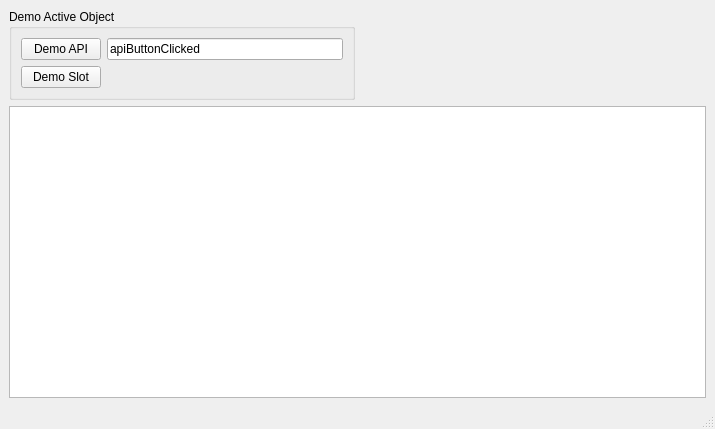
<?xml version="1.0" encoding="UTF-8"?>
<ui version="4.0">
 <class>MainWindow</class>
 <widget class="QMainWindow" name="MainWindow">
  <property name="geometry">
   <rect>
    <x>0</x>
    <y>0</y>
    <width>715</width>
    <height>429</height>
   </rect>
  </property>
  <property name="windowTitle">
   <string>MainWindow</string>
  </property>
  <widget class="QWidget" name="centralwidget">
   <layout class="QGridLayout" name="gridLayout">
    <item row="0" column="0">
     <widget class="QGroupBox" name="groupBox">
      <property name="title">
       <string>Demo Active Object</string>
      </property>
      <layout class="QGridLayout" name="gridLayout_2">
       <item row="0" column="0">
        <widget class="QPushButton" name="apiButton">
         <property name="text">
          <string>Demo API</string>
         </property>
        </widget>
       </item>
       <item row="1" column="0">
        <widget class="QPushButton" name="slotButton">
         <property name="text">
          <string>Demo Slot</string>
         </property>
        </widget>
       </item>
       <item row="0" column="1">
        <widget class="QLineEdit" name="lineEdit">
         <property name="text">
          <string>apiButtonClicked</string>
         </property>
         <property name="maxLength">
          <number>128</number>
         </property>
        </widget>
       </item>
      </layout>
     </widget>
    </item>
    <item row="0" column="1">
     <spacer name="horizontalSpacer">
      <property name="orientation">
       <enum>Qt::Horizontal</enum>
      </property>
      <property name="sizeHint" stdset="0">
       <size>
        <width>40</width>
        <height>20</height>
       </size>
      </property>
     </spacer>
    </item>
    <item row="2" column="0" colspan="2">
     <widget class="QTextBrowser" name="textBrowser"/>
    </item>
   </layout>
  </widget>
  <widget class="QMenuBar" name="menubar">
   <property name="geometry">
    <rect>
     <x>0</x>
     <y>0</y>
     <width>715</width>
     <height>22</height>
    </rect>
   </property>
  </widget>
  <widget class="QStatusBar" name="statusbar"/>
 </widget>
 <resources/>
 <connections/>
</ui>
